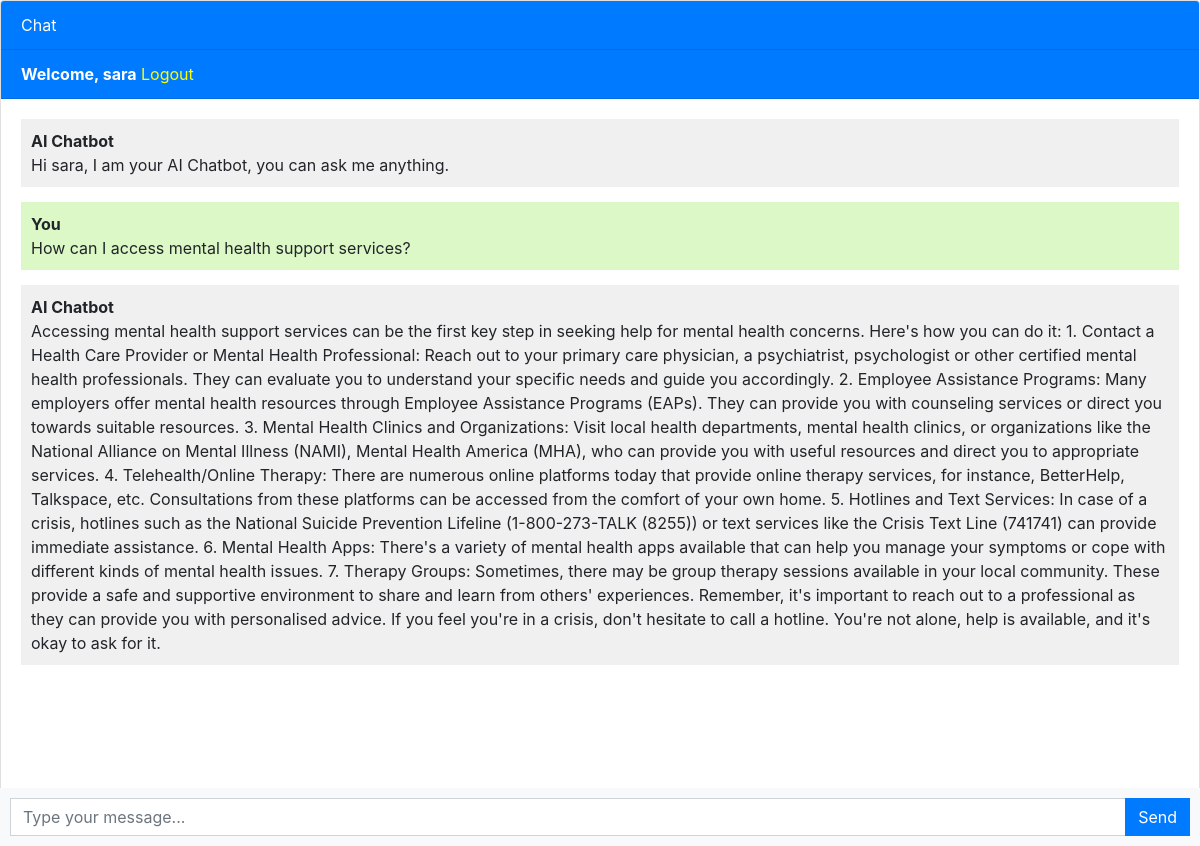
The app's page / (signed in) with its own data.
### chatbot/models.py (models this page shows, shortened)
class Chat(models.Model):
    user = models.ForeignKey(User, on_delete=models.CASCADE)
    message = models.TextField()
    response = models.TextField()
    created_at = models.DateTimeField(auto_now_add=True)

### chatbot/views.py (the view)
# urls.py: path('',views.chatbot, name='chatbot'),
def chatbot(request):
    chats = Chat.objects.filter(user=request.user)
    if request.method == 'POST':
        message = request.POST.get('message')
        response = ask_openai(message)
        chat = Chat(user=request.user, message=message, response=response, created_at=timezone.now())
        chat.save()
        return JsonResponse({'message': message, 'response': response})
    return render(request, 'chatbot.html', {'chats': chats})

### templates/chatbot.html (shortened to what this page needs)
{% extends 'base.html' %}
{% block content %}
<div class="chat-container">
  <div class="card flex-grow-1">
    <div class="card-header bg-primary text-white">Chat</div>
    {% if user.is_authenticated %}
    <div class="card-header bg-primary text-white"><b>Welcome, {{user.username}}</b>   <a style="color: yellow;" href="logout">Logout</a></div>
    {% else %}
    <div class="card-header bg-primary text-white"><a style="color: yellow" href="login">Login</a>   <a style="color: yellow;" href="register">Register</a></div>
    {% endif %}
    <div class="card-body messages-box">
      <ul class="list-unstyled messages-list">
         <li class="message received">
          <div class="message-text">
            <div class="message-sender">
              <b>AI Chatbot</b>
            </div>
            <div class="message-content">
              Hi {{user.username}}, I am your AI Chatbot, you can ask me anything.
            </div>
          </div>
        </li>
        {% for chat in chats %}
          {% if chat.user == request.user %}
          <li class="message sent">
            <div class="message-text">
              <div class="message-sender">
                <b>You</b>
              </div>
              <div class="message-content">
                 {{chat.message}}
              </div>
            </div>
          </li>
          <li class="message received">
            <div class="message-text">
              <div class="message-sender">
                <b>AI Chatbot</b>
              </div>
              <div class="message-content">
                {{chat.response}}
              </div>
            </div>
          </li>
        {% endif %}
        {% endfor %}
      </ul>
    </div>
    <br><br>
    <br><br>
    <br><br>
  </div>
  <form class="message-form">
    <div class="input-group">
      <input type="text" class="form-control message-input" placeholder="Type your message...">
      <div class="input-group-append">
        <button type="submit" class="btn btn-primary btn-send">Send</button>
      </div>
    </div>
  </form>
</div>
{% endblock %}

### templates/chatbot.html (style rules this page uses)
body, html { height: 100%; }
.messages-box { flex: 1; overflow-y: auto; }
.messages-list { padding-left: 0; }
.message { margin-bottom: 15px; list-style: none; }
.message-text { padding: 10px; border-radius: 5px; }
.sent { background-color: #dcf8c6; align-self: flex-end; }
.received { background-color: #f1f0f0; align-self: flex-start; }
.message-form { display: flex; position: fixed; bottom: 0; left: 0; right: 0; padding: 10px; background-color: #f8f9fa; }
.message-input { flex: 1; border-radius: 0; border-right: none; }
.btn-send { border-radius: 0; }
.chat-container { height: 100%; display: flex; flex-direction: column; }

### records on screen
Chat: message "How can I access mental health support services?", response "Accessing mental health support services can be the first key step in seeking help for mental health concerns. Here's how you can do it: 1. Contact a Health Care Provider or Mental Health Professional: Reach out to your primary care physician, a psychiatrist, psychologist or other certified mental health professionals. They can evaluate you to understand your specific needs and guide you accordingly. 2. Employee Assistance Programs: Many employers offer mental health resources through Employee Assistance Programs (EAPs). They can provide you with counseling services or direct you towards suitable resources. 3. Mental Health Clinics and Organizations: Visit local health departments, mental…"

### other values on screen
{{ user.username }} "sara"
